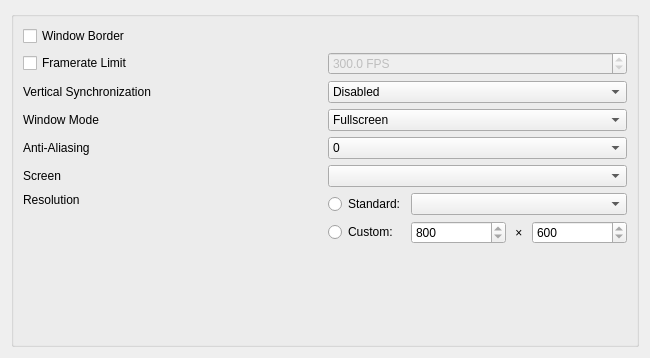
<?xml version="1.0" encoding="UTF-8"?>
<ui version="4.0">
 <class>GraphicsPage</class>
 <widget class="QWidget" name="GraphicsPage">
  <property name="geometry">
   <rect>
    <x>0</x>
    <y>0</y>
    <width>650</width>
    <height>358</height>
   </rect>
  </property>
  <layout class="QVBoxLayout" name="verticalLayout">
   <item>
    <widget class="QGroupBox" name="groupBox">
     <layout class="QHBoxLayout" name="horizontalLayout">
      <item>
       <layout class="QGridLayout" name="gridLayout_4" columnstretch="1,1">
        <item row="5" column="0">
         <widget class="QLabel" name="screenLabel">
          <property name="text">
           <string>Screen</string>
          </property>
         </widget>
        </item>
        <item row="3" column="0">
         <widget class="QLabel" name="windowModeLabel">
          <property name="text">
           <string>Window Mode</string>
          </property>
         </widget>
        </item>
        <item row="6" column="1">
         <layout class="QGridLayout" name="resolutionLayout">
          <item row="1" column="2">
           <layout class="QHBoxLayout" name="customResolutionLayout" stretch="1,0,1">
            <item>
             <widget class="QSpinBox" name="customWidthSpinBox">
              <property name="minimum">
               <number>800</number>
              </property>
             </widget>
            </item>
            <item>
             <widget class="QLabel" name="multiplyLabel">
              <property name="text">
               <string> × </string>
              </property>
             </widget>
            </item>
            <item>
             <widget class="QSpinBox" name="customHeightSpinBox">
              <property name="minimum">
               <number>600</number>
              </property>
             </widget>
            </item>
           </layout>
          </item>
          <item row="1" column="1">
           <widget class="QRadioButton" name="customRadioButton">
            <property name="text">
             <string>Custom:</string>
            </property>
           </widget>
          </item>
          <item row="0" column="1">
           <widget class="QRadioButton" name="standardRadioButton">
            <property name="text">
             <string>Standard:</string>
            </property>
            <property name="checkable">
             <bool>true</bool>
            </property>
           </widget>
          </item>
          <item row="0" column="2">
           <widget class="QComboBox" name="resolutionComboBox"/>
          </item>
         </layout>
        </item>
        <item row="4" column="1">
         <widget class="QComboBox" name="antiAliasingComboBox">
          <item>
           <property name="text">
            <string>0</string>
           </property>
          </item>
          <item>
           <property name="text">
            <string>2</string>
           </property>
          </item>
          <item>
           <property name="text">
            <string>4</string>
           </property>
          </item>
          <item>
           <property name="text">
            <string>8</string>
           </property>
          </item>
          <item>
           <property name="text">
            <string>16</string>
           </property>
          </item>
         </widget>
        </item>
        <item row="1" column="0">
         <widget class="QCheckBox" name="framerateLimitCheckBox">
          <property name="text">
           <string>Framerate Limit</string>
          </property>
         </widget>
        </item>
        <item row="0" column="0">
         <widget class="QCheckBox" name="windowBorderCheckBox">
          <property name="text">
           <string>Window Border</string>
          </property>
         </widget>
        </item>
        <item row="5" column="1">
         <widget class="QComboBox" name="screenComboBox"/>
        </item>
        <item row="2" column="1">
         <widget class="QComboBox" name="vSyncComboBox">
          <property name="currentIndex">
           <number>0</number>
          </property>
          <item>
           <property name="text">
            <string>Disabled</string>
           </property>
          </item>
          <item>
           <property name="text">
            <string>Enabled</string>
           </property>
          </item>
          <item>
           <property name="text">
            <string>Adaptive</string>
           </property>
          </item>
         </widget>
        </item>
        <item row="3" column="1">
         <widget class="QComboBox" name="windowModeComboBox">
          <property name="currentIndex">
           <number>0</number>
          </property>
          <item>
           <property name="text">
            <string>Fullscreen</string>
           </property>
          </item>
          <item>
           <property name="text">
            <string>Borderless Windowed</string>
           </property>
          </item>
          <item>
           <property name="text">
            <string>Windowed</string>
           </property>
          </item>
         </widget>
        </item>
        <item row="6" column="0">
         <widget class="QLabel" name="resolutionLabel">
          <property name="text">
           <string>Resolution</string>
          </property>
          <property name="alignment">
           <set>Qt::AlignLeading|Qt::AlignLeft|Qt::AlignTop</set>
          </property>
         </widget>
        </item>
        <item row="1" column="1">
         <widget class="QDoubleSpinBox" name="framerateLimitSpinBox">
          <property name="enabled">
           <bool>false</bool>
          </property>
          <property name="suffix">
           <string> FPS</string>
          </property>
          <property name="decimals">
           <number>1</number>
          </property>
          <property name="minimum">
           <double>1.000000000000000</double>
          </property>
          <property name="maximum">
           <double>1000.000000000000000</double>
          </property>
          <property name="singleStep">
           <double>15.000000000000000</double>
          </property>
          <property name="value">
           <double>300.000000000000000</double>
          </property>
         </widget>
        </item>
        <item row="4" column="0">
         <widget class="QLabel" name="antiAliasingLabel">
          <property name="text">
           <string>Anti-Aliasing</string>
          </property>
         </widget>
        </item>
        <item row="2" column="0">
         <widget class="QLabel" name="vSyncLabel">
          <property name="text">
           <string>Vertical Synchronization</string>
          </property>
         </widget>
        </item>
        <item row="7" column="0">
         <spacer name="verticalSpacer">
          <property name="orientation">
           <enum>Qt::Vertical</enum>
          </property>
          <property name="sizeHint" stdset="0">
           <size>
            <width>20</width>
            <height>40</height>
           </size>
          </property>
         </spacer>
        </item>
       </layout>
      </item>
     </layout>
    </widget>
   </item>
  </layout>
 </widget>
 <resources/>
 <connections/>
</ui>
